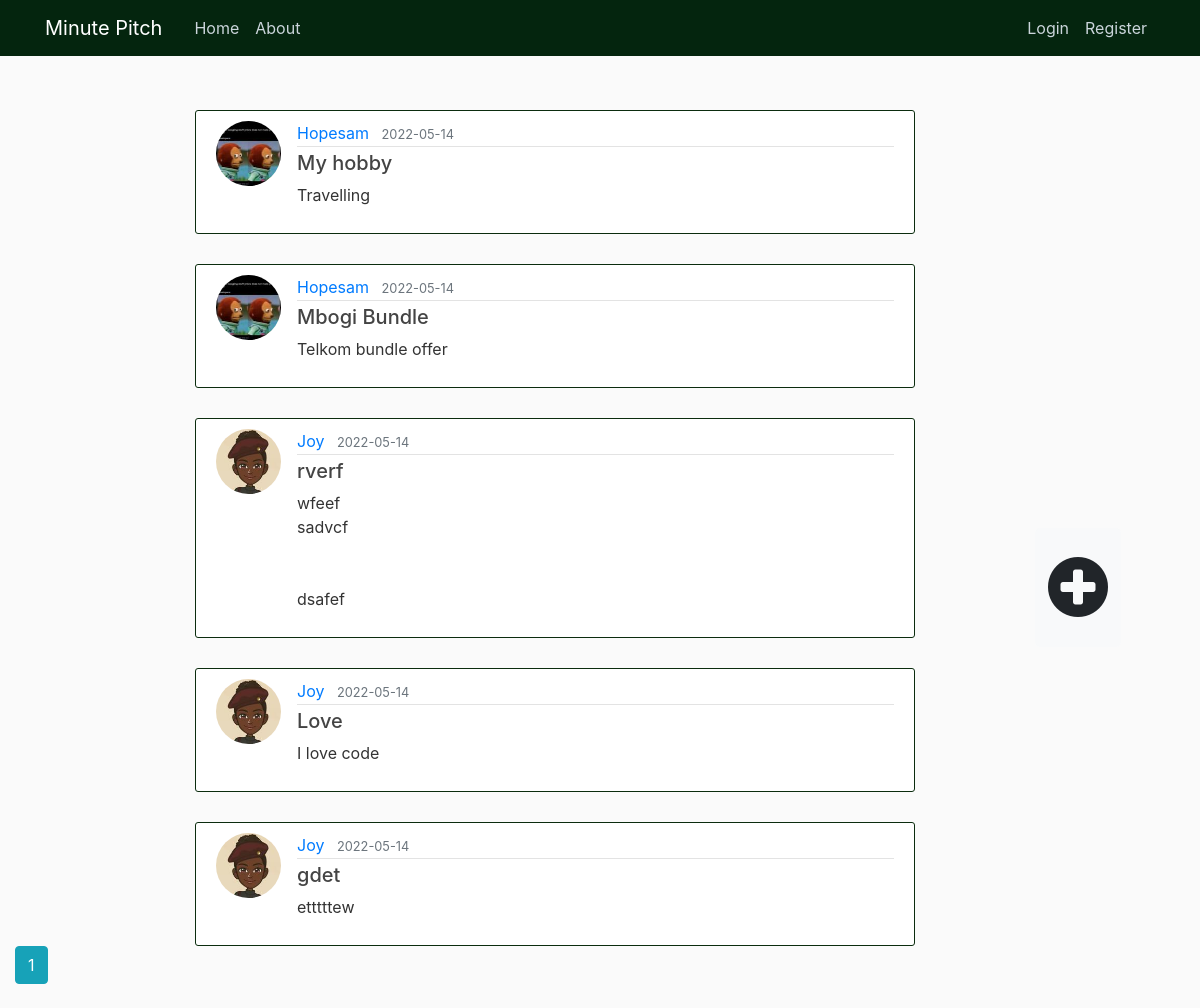
Page /home on the earlier database version.
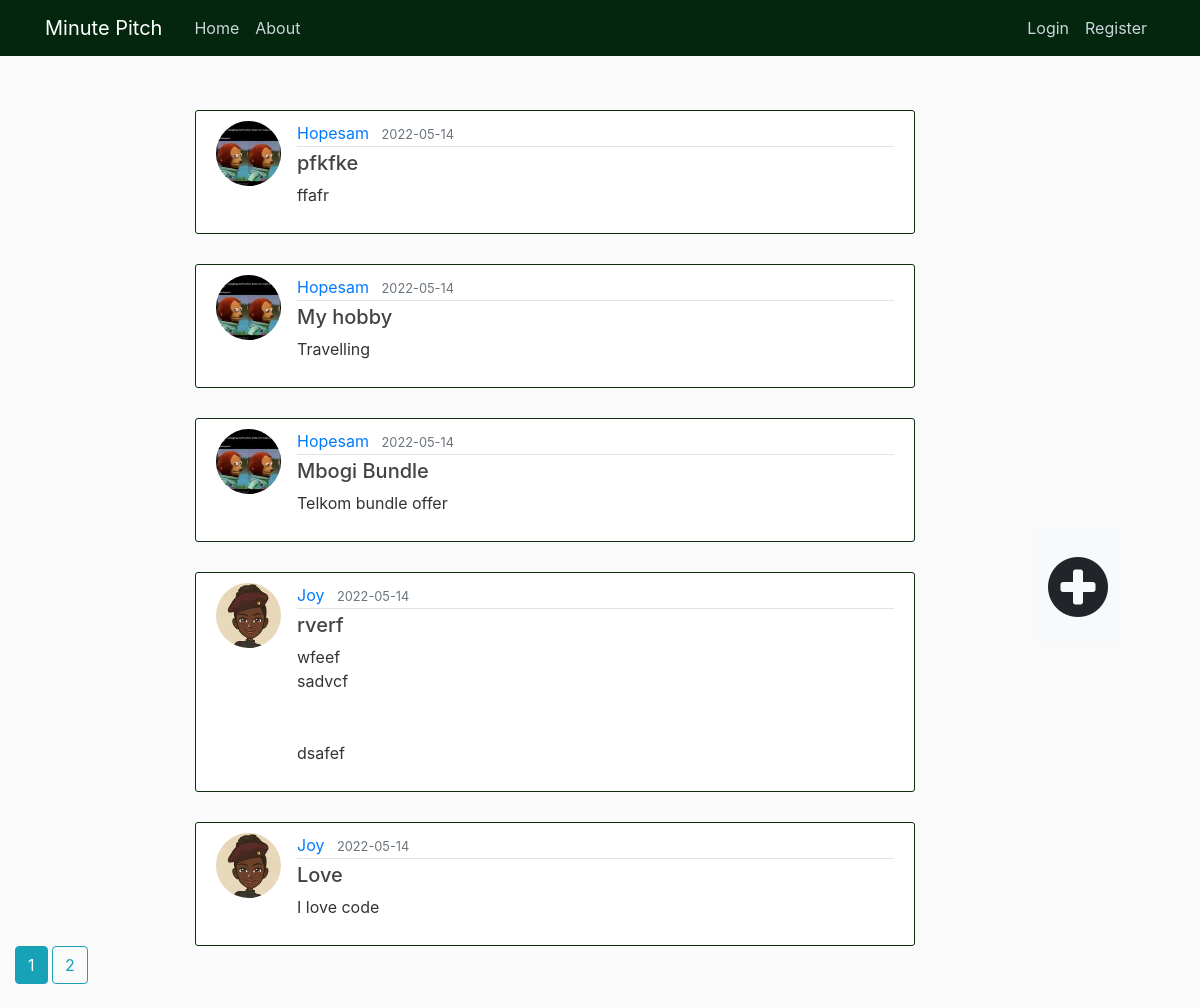
Same page on the later database version.
### app/models.py (models this page shows, shortened)
class Post(db.Model):
    id = db.Column(db.Integer, primary_key=True)
    title = db.Column(db.String(100), nullable=False)
    date = db.Column(db.DateTime, nullable=False, default=datetime.utcnow)
    content = db.Column(db.Text, nullable=False)
    user_id = db.Column(db.Integer, db.ForeignKey('user.id'), nullable=False)

class User(db.Model, UserMixin):
    id = db.Column(db.Integer, primary_key=True)
    username = db.Column(db.String(20), unique=True, nullable=False)
    email = db.Column(db.String(120), unique=True, nullable=False)
    image_file = db.Column(db.String(20), nullable=False, default='default.jpg')
    password = db.Column(db.String(60), nullable=False)
    bio = db.Column(db.Text, nullable=False, default='Hey, lets pitch')
    posts = db.relationship('Post', backref='author', lazy=True)

### app/routes.py (the view)
@app.route("/")
@app.route("/home")
def home():
    page = request.args.get('page', 1, type=int)
    posts = Post.query.order_by(Post.date.desc()).paginate(page=page,per_page=5)
    return render_template('home.html', posts=posts)

### app/templates/home.html
{% extends "base.html" %}
  {% block content %}
    {% for post in posts.items %}
      <article class="pitches content-section">
        <img class="rounded-circle article-img" src="{{ url_for('static', filename='photos/' + post.author.image_file) }}">
        <div class="media-body">
          <div class="article-metadata">
              <a class="mr-2" href="{{ url_for('user_posts', username=post.author.username) }}">{{ post.author.username }}</a>
              <small class="text-muted">{{ post.date.strftime('%Y-%m-%d') }}</small>
          </div>
          <h5><a class="article-title" href="#">{{ post.title }}</a></h5>
          <p class="article-content">{{ post.content }}</p>
        </div>
      </article>
      {% endfor %}
      {% for page_num in posts.iter_pages(left_edge=1, right_edge=1, left_current=1, right_current=2) %}
      {% if page_num %}
        {% if posts.page == page_num %}
          <a class="btn btn-info mb-4" href="{{ url_for('home', page=page_num) }}">{{ page_num }}</a>
        {% else %}
          <a class="btn btn-outline-info mb-4" href="{{ url_for('home', page=page_num) }}">{{ page_num }}</a>
        {% endif %}
      {% else %}
        ...
      {% endif %}
    {% endfor %}
  {% endblock content %}

Differences in the rows shown:
no longer on this page (row unchanged): Post: image_file (picture), author.username "Joy", date "2022-05-14", title "gdet", content "etttttew"
added Post: image_file (picture), author.username "Hopesam", date "2022-05-14", title "pfkfke", content "ffafr"
Other differences:
new list line: "2"
